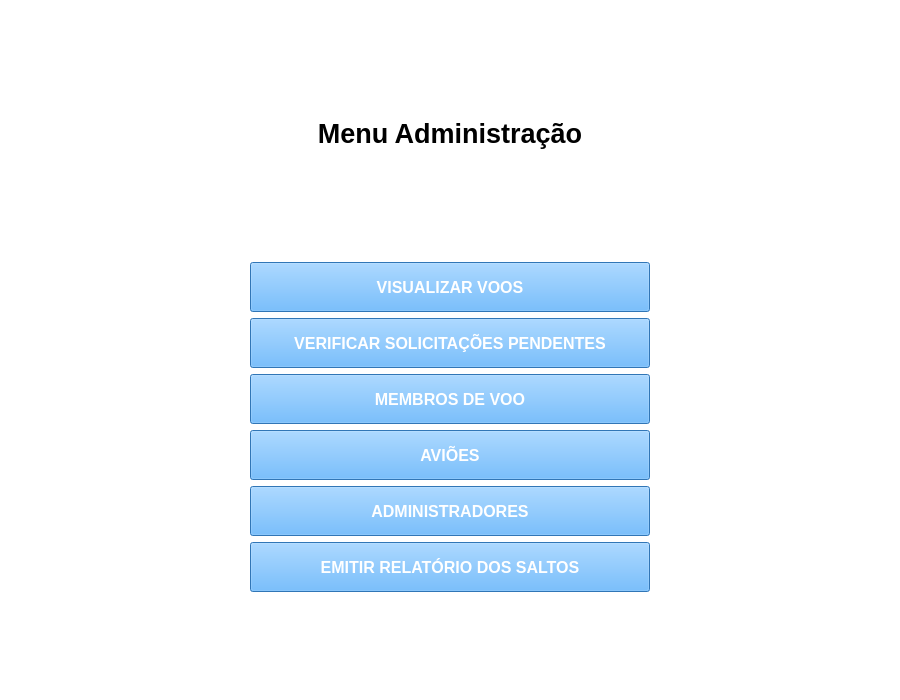
<?xml version="1.0" encoding="UTF-8"?>
<ui version="4.0">
 <class>AdminMenu</class>
 <widget class="QMainWindow" name="AdminMenu">
  <property name="geometry">
   <rect>
    <x>0</x>
    <y>0</y>
    <width>900</width>
    <height>700</height>
   </rect>
  </property>
  <property name="contextMenuPolicy">
   <enum>Qt::DefaultContextMenu</enum>
  </property>
  <property name="windowTitle">
   <string>Menu Principal Administrador</string>
  </property>
  <property name="styleSheet">
   <string notr="true">background-color: rgb(255, 255, 255, 255);</string>
  </property>
  <widget class="QWidget" name="centralwidget">
   <layout class="QGridLayout" name="gridLayout">
    <item row="2" column="0">
     <spacer name="verticalSpacer">
      <property name="orientation">
       <enum>Qt::Vertical</enum>
      </property>
      <property name="sizeHint" stdset="0">
       <size>
        <width>20</width>
        <height>40</height>
       </size>
      </property>
     </spacer>
    </item>
    <item row="0" column="0">
     <spacer name="verticalSpacer_2">
      <property name="orientation">
       <enum>Qt::Vertical</enum>
      </property>
      <property name="sizeHint" stdset="0">
       <size>
        <width>20</width>
        <height>40</height>
       </size>
      </property>
     </spacer>
    </item>
    <item row="7" column="0">
     <widget class="QPushButton" name="administradores">
      <property name="minimumSize">
       <size>
        <width>400</width>
        <height>50</height>
       </size>
      </property>
      <property name="maximumSize">
       <size>
        <width>400</width>
        <height>50</height>
       </size>
      </property>
      <property name="font">
       <font>
        <pointsize>12</pointsize>
        <weight>75</weight>
        <bold>true</bold>
       </font>
      </property>
      <property name="styleSheet">
       <string notr="true">color: rgb(255, 255, 255);
background-color: rgb(68, 165, 255)</string>
      </property>
      <property name="text">
       <string>ADMINISTRADORES</string>
      </property>
     </widget>
    </item>
    <item row="8" column="0">
     <widget class="QPushButton" name="relatorio">
      <property name="minimumSize">
       <size>
        <width>400</width>
        <height>50</height>
       </size>
      </property>
      <property name="maximumSize">
       <size>
        <width>400</width>
        <height>50</height>
       </size>
      </property>
      <property name="font">
       <font>
        <pointsize>12</pointsize>
        <weight>75</weight>
        <bold>true</bold>
       </font>
      </property>
      <property name="styleSheet">
       <string notr="true">color: rgb(255, 255, 255);
background-color: rgb(68, 165, 255)</string>
      </property>
      <property name="text">
       <string>EMITIR RELATÓRIO DOS SALTOS</string>
      </property>
     </widget>
    </item>
    <item row="1" column="0">
     <widget class="QLabel" name="label_8">
      <property name="minimumSize">
       <size>
        <width>400</width>
        <height>50</height>
       </size>
      </property>
      <property name="maximumSize">
       <size>
        <width>400</width>
        <height>50</height>
       </size>
      </property>
      <property name="font">
       <font>
        <pointsize>20</pointsize>
        <weight>75</weight>
        <bold>true</bold>
       </font>
      </property>
      <property name="styleSheet">
       <string notr="true"/>
      </property>
      <property name="text">
       <string>Menu Administração</string>
      </property>
      <property name="alignment">
       <set>Qt::AlignCenter</set>
      </property>
     </widget>
    </item>
    <item row="3" column="0">
     <widget class="QPushButton" name="visualizarVoos">
      <property name="minimumSize">
       <size>
        <width>400</width>
        <height>50</height>
       </size>
      </property>
      <property name="maximumSize">
       <size>
        <width>400</width>
        <height>50</height>
       </size>
      </property>
      <property name="font">
       <font>
        <pointsize>12</pointsize>
        <weight>75</weight>
        <bold>true</bold>
       </font>
      </property>
      <property name="styleSheet">
       <string notr="true">color: rgb(255, 255, 255);
background-color: rgb(68, 165, 255)</string>
      </property>
      <property name="text">
       <string>VISUALIZAR VOOS</string>
      </property>
     </widget>
    </item>
    <item row="4" column="0">
     <widget class="QPushButton" name="verificarSolicitacao">
      <property name="minimumSize">
       <size>
        <width>400</width>
        <height>50</height>
       </size>
      </property>
      <property name="maximumSize">
       <size>
        <width>400</width>
        <height>50</height>
       </size>
      </property>
      <property name="font">
       <font>
        <pointsize>12</pointsize>
        <weight>75</weight>
        <bold>true</bold>
       </font>
      </property>
      <property name="styleSheet">
       <string notr="true">color: rgb(255, 255, 255);
background-color: rgb(68, 165, 255)</string>
      </property>
      <property name="text">
       <string>VERIFICAR SOLICITAÇÕES PENDENTES</string>
      </property>
     </widget>
    </item>
    <item row="6" column="0">
     <widget class="QPushButton" name="avioes">
      <property name="minimumSize">
       <size>
        <width>400</width>
        <height>50</height>
       </size>
      </property>
      <property name="maximumSize">
       <size>
        <width>400</width>
        <height>50</height>
       </size>
      </property>
      <property name="font">
       <font>
        <pointsize>12</pointsize>
        <weight>75</weight>
        <bold>true</bold>
       </font>
      </property>
      <property name="styleSheet">
       <string notr="true">color: rgb(255, 255, 255);
background-color: rgb(68, 165, 255)</string>
      </property>
      <property name="text">
       <string>AVIÕES</string>
      </property>
     </widget>
    </item>
    <item row="5" column="0">
     <widget class="QPushButton" name="membrosVoo">
      <property name="minimumSize">
       <size>
        <width>400</width>
        <height>50</height>
       </size>
      </property>
      <property name="maximumSize">
       <size>
        <width>400</width>
        <height>50</height>
       </size>
      </property>
      <property name="font">
       <font>
        <pointsize>12</pointsize>
        <weight>75</weight>
        <bold>true</bold>
       </font>
      </property>
      <property name="styleSheet">
       <string notr="true">color: rgb(255, 255, 255);
background-color: rgb(68, 165, 255)</string>
      </property>
      <property name="text">
       <string>MEMBROS DE VOO</string>
      </property>
     </widget>
    </item>
    <item row="9" column="0">
     <spacer name="verticalSpacer_3">
      <property name="orientation">
       <enum>Qt::Vertical</enum>
      </property>
      <property name="sizeHint" stdset="0">
       <size>
        <width>20</width>
        <height>40</height>
       </size>
      </property>
     </spacer>
    </item>
   </layout>
  </widget>
 </widget>
 <resources/>
 <connections/>
</ui>
